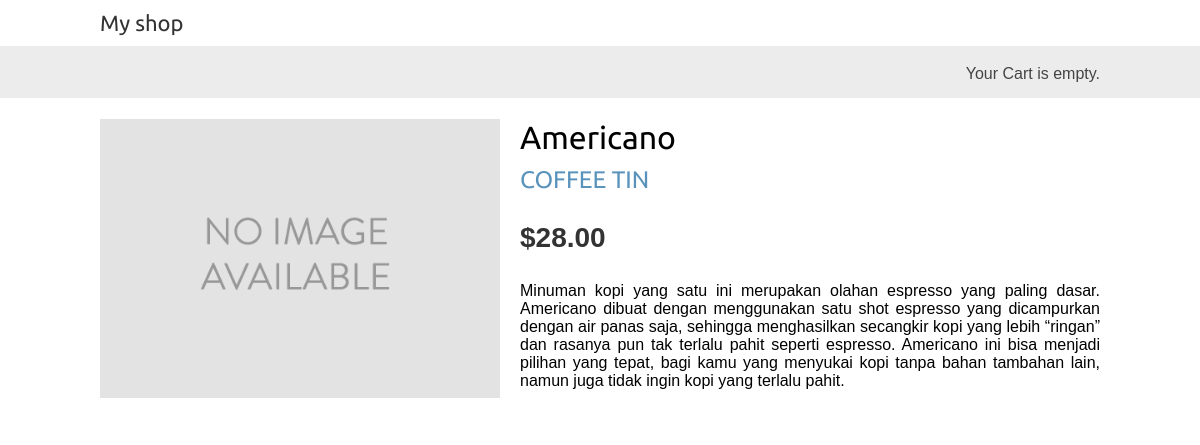
The app's page /4/americano/ with its own data.
### shop/models.py (models this page shows, shortened)
class Product(models.Model):
    category = models.ForeignKey(Category,
                                 related_name='products',
                                 on_delete=models.CASCADE)
    name = models.CharField(max_length=200, db_index=True)
    slug = models.SlugField(max_length=200, db_index=True)
    image = models.ImageField(upload_to='products/%Y/%m/%d',
                              blank=True)
    description = models.TextField(blank=True)
    price = models.DecimalField(max_digits=10, decimal_places=2)
    available = models.BooleanField(default=True)
    created = models.DateTimeField(auto_now_add=True)
    updated = models.DateTimeField(auto_now=True)
    class Meta:
        ordering = ('name',)
        index_together = (('id', 'slug'),)

class Category(models.Model):
    name = models.CharField(max_length=200,
                            db_index=True)
    slug = models.SlugField(max_length=200,
                            unique=True)
    class Meta:
        ordering = ('name',)
        verbose_name = 'category'
        verbose_name_plural = 'categories'
    def __str__(self):
        return self.name
    def get_absolute_url(self):
        return reverse('shop:product_list_by_category',
                       args=[self.slug])

### shop/views.py (the view)
# urls.py: path('<int:id>/<slug:slug>/', views.product_detail,
def product_detail(request, id, slug):
    product = get_object_or_404(Product,
                                id=id,
                                slug=slug,
                                available=True)
    return render(request,
                  'shop/product/detail.html',
                  {'product': product})

### shop/templates/shop/product/detail.html (shortened to what this page needs)
{% extends "shop/base.html" %}
{% load static %}
{% block content %}
    <div class="product-detail">
        <img src="{% if product.image %}{{ product.image.url }}{% else %}
        {% static " img/no_image.png" %}{% endif %}">
        <h1>{{ product.name }}</h1>
        <h2>
            <a href="{{ product.category.get_absolute_url }}">
                {{ product.category }}
            </a>
        </h2>
        <p class="price">${{ product.price }}</p>
        {{ product.description|linebreaks }}
    </div>
{% endblock %}

### shop/static/css/base.css (style rules this page uses)
body { margin:0; padding:0; font-family:helvetica, sans-serif; }
h1, h2, h3, h4, h5 , h6 { font-family: 'Ubuntu', sans-serif; font-weight:normal; }
a { text-decoration:none; color:#5993bb; }
.product-detail { text-align:justify; }
.product-detail .price { color:#333; font-size:28px; font-weight:bold; }
.product-detail img { width:40%; float:left; padding:0 20px 20px 0; }
.product-detail h1 { margin-bottom:0; }
.product-detail h2 { margin-top:10px; }

### records on screen
Product: name "Americano", category "COFFEE TIN", price "28.00", description "Minuman kopi yang satu ini merupakan olahan espresso yang paling dasar. Americano dibuat dengan menggunakan satu shot espresso yang dicampurkan dengan air panas saja, sehingga menghasilkan secangkir kopi yang lebih “ringan” dan rasanya pun tak terlalu pahit seperti espresso. Americano ini bisa menjadi pilihan yang tepat, bagi kamu yang menyukai kopi tanpa bahan tambahan lain, namun juga tidak ingin kopi yang terlalu pahit."
